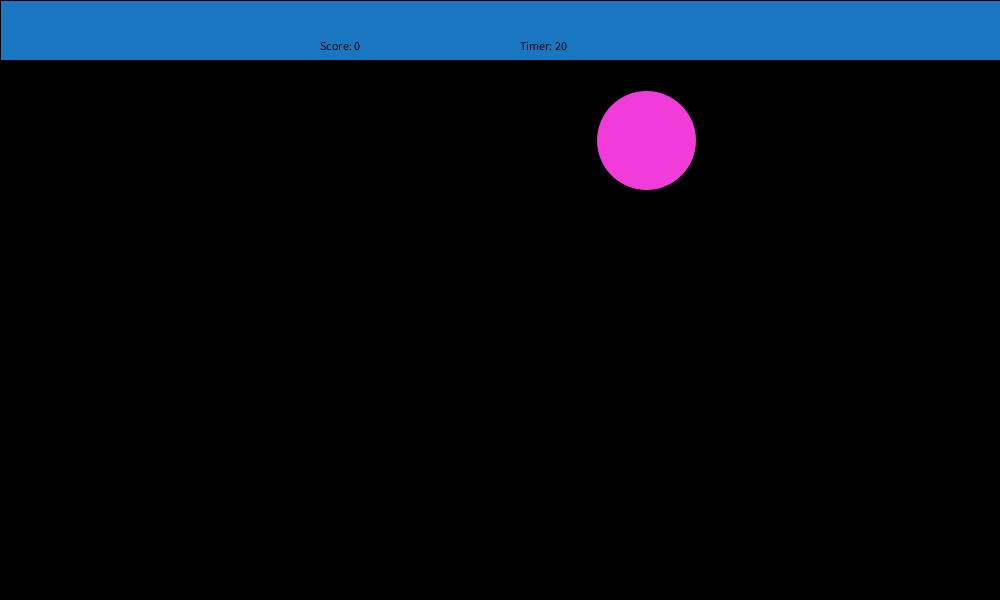
Frame 1 (no input)
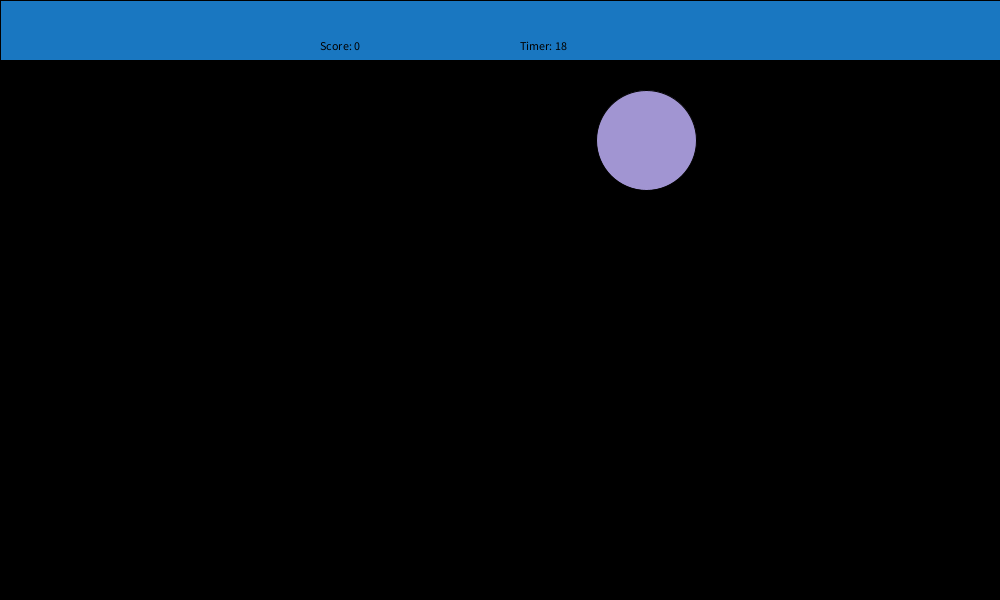
Frame 60 (the mouse pressed at the canvas centre just before this capture)
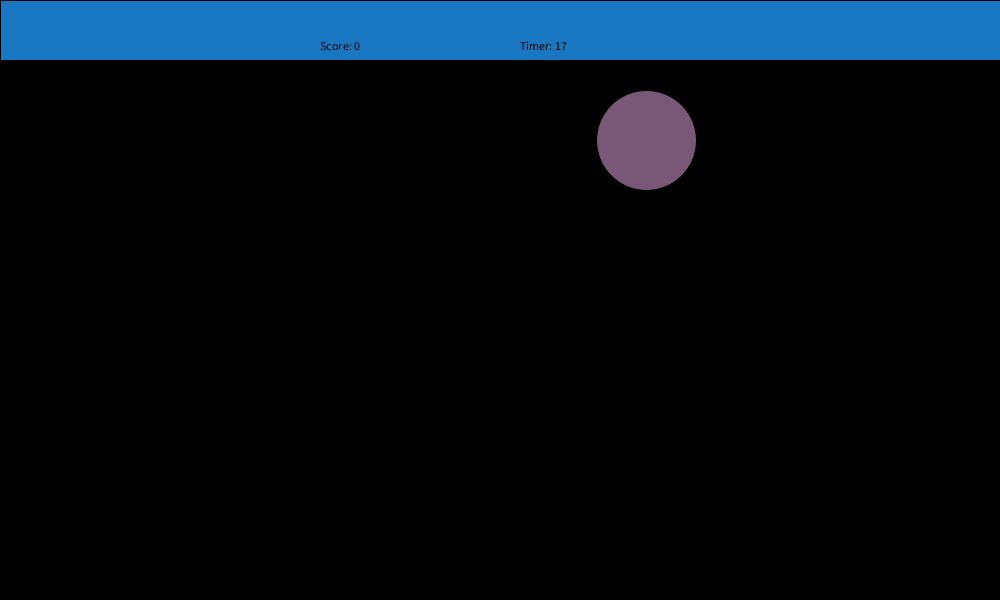
Frame 120 (the mouse held since frame 60 and released just before this capture)

The Processing sketch that drew these frames (run headless with seeded random() and noise(); from frame 60 on, the mouse is pressed at the canvas centre):

// Processing sketch: processing_129010
// ── processing_129010.pde

PFont font; //this creates a font variable we can use to plug in a font
int score=0; //this is the score variable
int timer=20; //this is the countdown timer
float ballX=0; //this is the horizontal position of the ball
float ballY=0; //this is the vertical position of the ball
int give = 100; //this is how allows the player to be 100 pixels away from the point
int timeLast = 0; //this is the variable where we store the last known second
 
void setup() {
  size(1000, 600); //this sets the size of the sketch
  smooth(); //this makes the sketch more smooth looking
  timeLast=second(); //this syncronizes the time with the crrent second
  ballX=random(1000); //this randomly creates the horizontal position of the enemy
  ballY=random(540); //this randomly creates the vertical position of the enemy
}
 
void draw() { 
  if (timer>0) { //this runs the game as long as the timer hasn't run out
    game(); //this runs a method we created called "game()"
  }
}
 
void game() {
  if (second()!=timeLast) { //this sees if a second has passed
    timeLast=second(); //if a second has passed then we update the timeLast variable
    timer-=1; //this makes the timer countdown by one
  }
  background(0); //this redraws the background
  fill(25,119,193);
  rect(0,0,1000,60);//creates  rectangle at these coordinates 
  fill(0);
  text("Score: "+score, 320, 50); //this draws the score text and the score variable
  text("Timer: "+timer, 520, 50); //this draws the timer text and the timer variable
  fill(random(255), random(255), random(255)); //this creates a random fill 
  ellipse(ballX, ballY, give, give); //this draws the ball
}
 
void mouseClicked() {
  if (mouseX<ballX+give && mouseX>ballX-give) { //this sees if the mouse is close to the enemy horizontally
    if (mouseY<ballY+give && mouseY>ballY-give) { //this sees if the mouse is close to the enemy vertically
      score+=1; //this increases the score by 1
      ballX=random(1000); //this places the ball in a new position horizontally
      ballY=random(600); //this places the ball in a new position vertically
    }
  }
}
